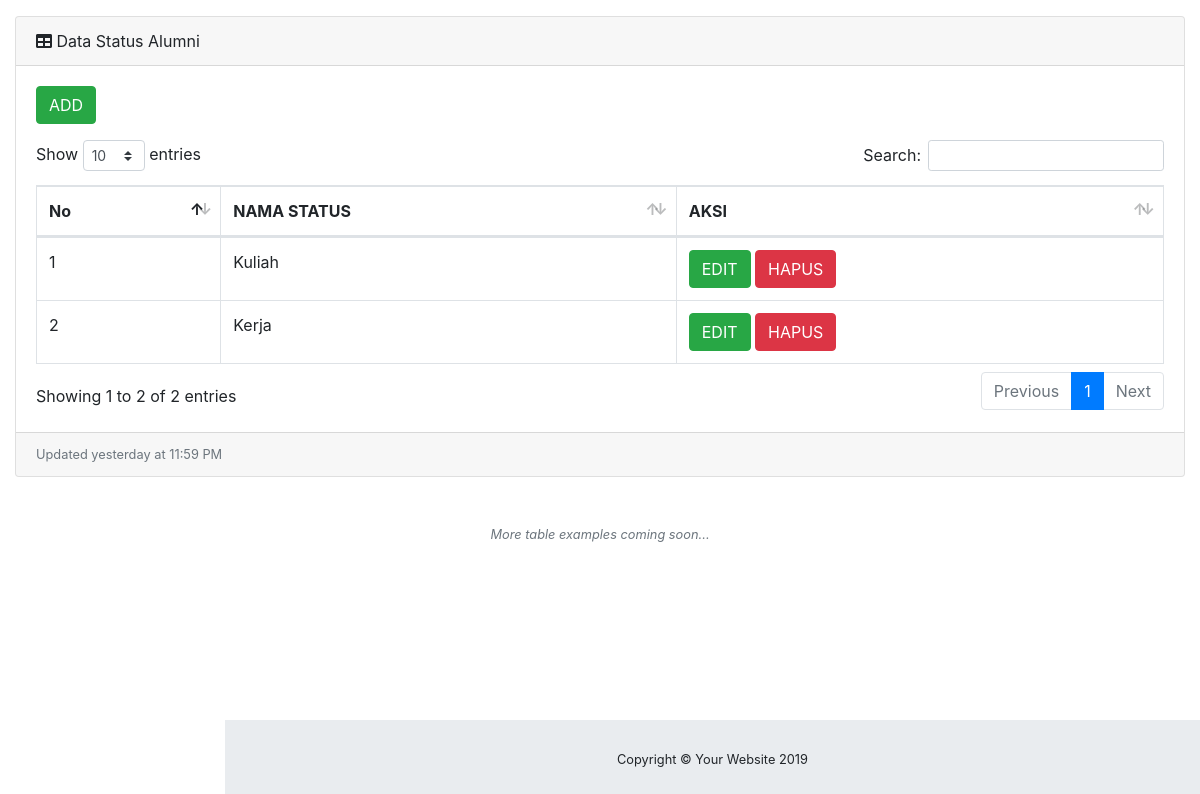
Before: /admin/data_status_alumni.php with the older database file.
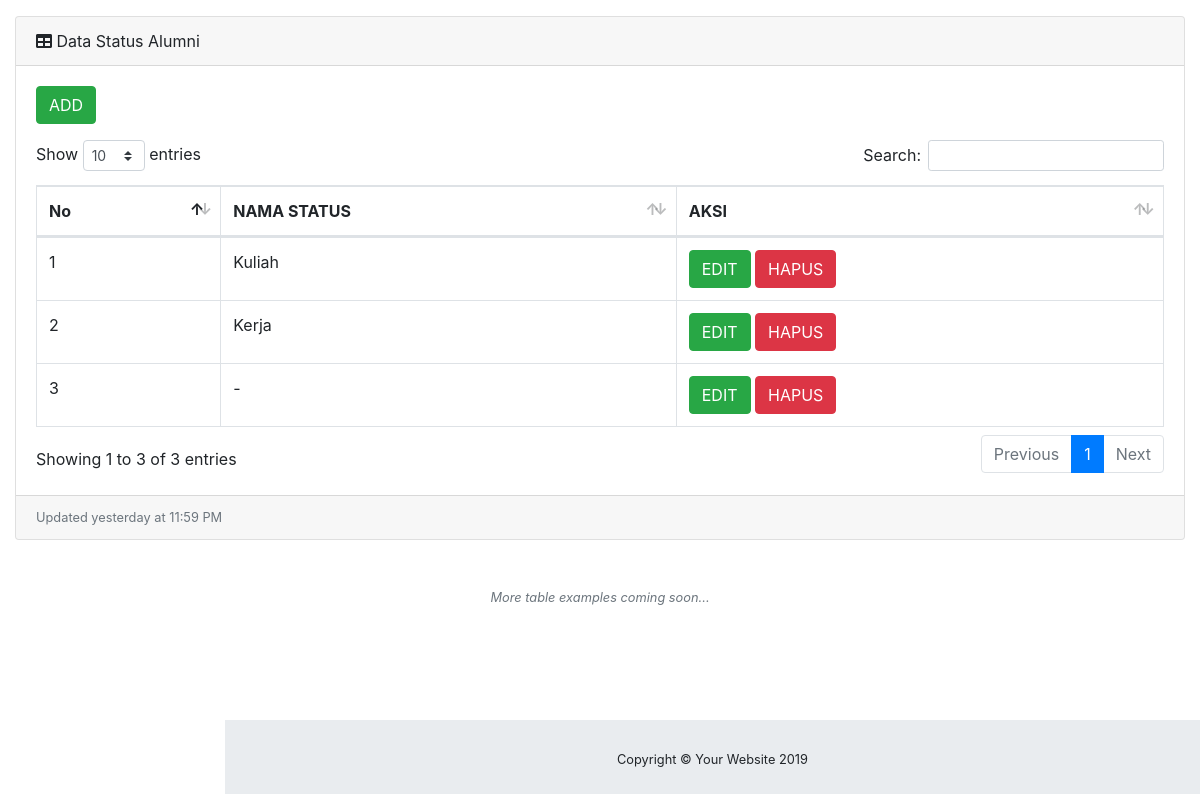
After: the same page with the newer database file.
### tables this page shows
CREATE TABLE `status_alumni` (
  `id_status` int(11) NOT NULL,
  `nama_status` varchar(100) NOT NULL
);

### admin/data_status_alumni.php (the view, shortened to what this page needs)
<?php
include "../config/koneksi.php";
?>
<!DOCTYPE html>
<html lang="en">
<head>
  <link href="vendor/fontawesome-free/css/all.min.css" rel="stylesheet" type="text/css">
  <link href="vendor/datatables/dataTables.bootstrap4.css" rel="stylesheet">
  <link href="css/sb-admin.css" rel="stylesheet">
</head>
<body id="page-top">
  <div id="wrapper">
    <div id="content-wrapper">
      <div class="container-fluid">
        <div class="card mb-3">
          <div class="card-header">
            <i class="fas fa-table"></i>
            Data Status Alumni</div>
          <div class="card-body">
            <div class="table-responsive">
              <table class="table table-bordered" id="dataTable" width="100%" cellspacing="0">
              <p><a class="btn btn-success" href="media.php?halaman=status_alumni_add">ADD</a></p>
                <thead>
                  <tr>
                    <th>No</th>
                    <th>NAMA STATUS</th>
                    <th>AKSI</th>
                  </tr>
                </thead>
                <tbody>
                <?php
		$no = 1;
		$data = mysqli_query($koneksi,"select * from status_alumni");
		while($d = mysqli_fetch_array($data)){
			?>
			<tr>
				<td><?php echo $no++; ?></td>
                <td><?php echo $d['nama_status']; ?></td>
				<td>
					<a class="btn btn-success" href="media.php?halaman=status_alumni_edit&id_status=<?php echo $d['id_status']; ?>">EDIT</a>
					<a class="btn btn-danger" href="proses_status_alumni.php?id_status=<?php echo $d['id_status']; ?>">HAPUS</a>
				</td>
			</tr>
			<?php
		}
		?>
                </tbody>
              </table>
            </div>
          </div>
          <div class="card-footer small text-muted">Updated yesterday at 11:59 PM</div>
        </div>
        <p class="small text-center text-muted my-5">
          <em>More table examples coming soon...</em>
        </p>
      </div>
      <footer class="sticky-footer">
        <div class="container my-auto">
          <div class="copyright text-center my-auto">
            <span>Copyright © Your Website 2019</span>
          </div>
        </div>
      </footer>
    </div>
  </div>
</body>
</html>

Changed rows visible on the page:
added status_alumni: nama_status "-"
Other visible differences:
text written by a page script: "Show entries Search: Showing 1 to 2 of 2 entries Previous 1 Next" → "Show entries Search: Showing 1 to 3 of 3 entries Previous 1 Next"
